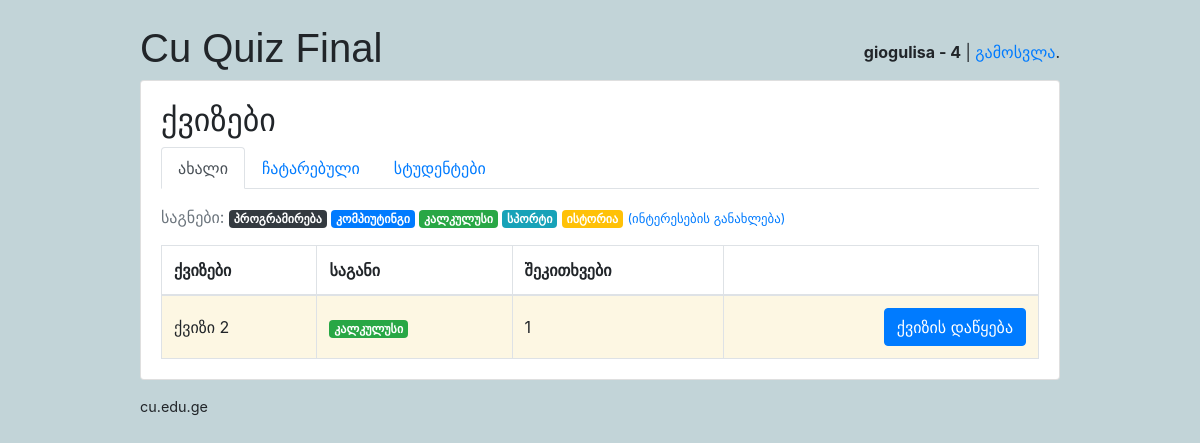
/students/ (signed in), run on an earlier commit of the app's database.
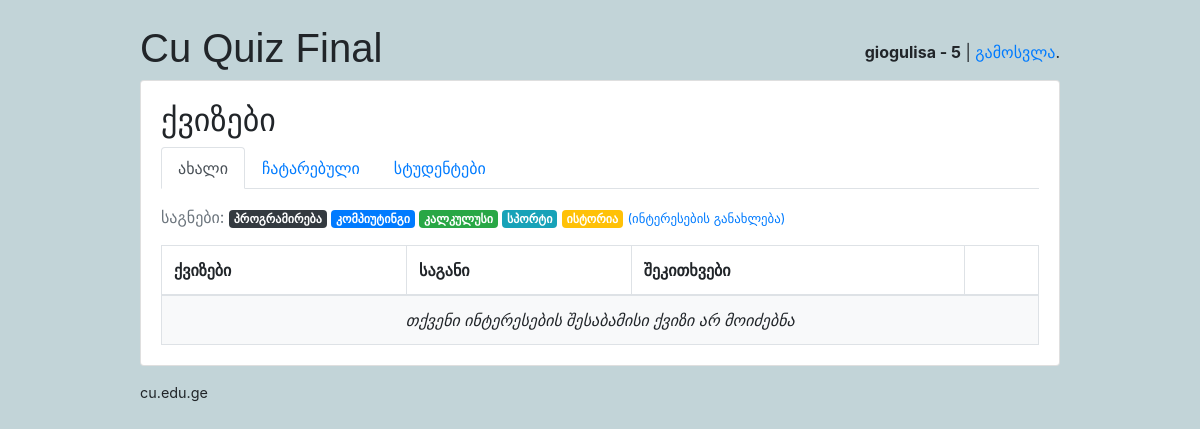
And on a later commit of the database.
### classroom/models.py (models this page shows, shortened)
class User(AbstractUser):
    is_student = models.BooleanField(default=False)
    is_teacher = models.BooleanField(default=False)
    username = models.CharField(error_messages={'unique': 'მომხმარებლის სახელი დაკავებულია.'}, max_length=150, unique=True, verbose_name='მომხმარებლის სახელი')

class Student(models.Model):
    user = models.OneToOneField(User, on_delete=models.CASCADE, primary_key=True)
    quizzes = models.ManyToManyField(Quiz, through='TakenQuiz')
    interests = models.ManyToManyField(Subject, related_name='interested_students')
    score = models.IntegerField(default=0)

class Subject(models.Model):
    name = models.CharField(max_length=30)
    color = models.CharField(max_length=7, default='#007bff')
    def get_html_badge(self):
        name = escape(self.name)
        color = escape(self.color)
        html = '<span class="badge badge-primary" style="background-color: %s">%s</span>' % (color, name)
        return mark_safe(html)

class Quiz(models.Model):
    owner = models.ForeignKey(User, on_delete=models.CASCADE, related_name='quizzes')
    name = models.CharField("დასახელება", max_length=255)
    subject = models.ForeignKey(Subject, on_delete=models.CASCADE, verbose_name=u'საგანი',
                                related_name='quizzes')

### classroom/views/students.py (the view)
# urls.py: path('', students.QuizListView.as_view(), name='quiz_list'),
@method_decorator([login_required, student_required], name='dispatch')
class QuizListView(ListView):
    model = Quiz
    ordering = ('name',)
    context_object_name = 'quizzes'
    template_name = 'classroom/students/quiz_list.html'
    def get_queryset(self):
        student = self.request.user.student
        taken_quizzes = student.quizzes.values_list('pk', flat=True)
        queryset = Quiz.objects.exclude(pk__in=taken_quizzes) \
            .annotate(questions_count=Count('questions')) \
            .filter(questions_count__gt=0)
        return queryset
    def get_context_data(self, **kwargs):
        context = super().get_context_data(**kwargs)
        context['student_subjects'] = self.request.user.student.interests.values_list('pk', flat=True)
        return context

### classroom/templates/classroom/students/quiz_list.html (shortened to what this page needs)
{% extends 'base.html' %}
{% load static %}
{% block css %}
<link rel="stylesheet" type="text/css" href="{% static 'datatables/dataTables.bootstrap4.min.css' %}">
{% endblock %}
{% block content %}
  {% include 'classroom/students/_header.html' with active='new' %}
  <p class="text-muted">
    საგნები:{% for subject in user.student.interests.all %} {{ subject.get_html_badge }}{% endfor %}
    <a href="{% url 'students:student_interests' %}"><small>(ინტერესების განახლება)</small></a>
  </p>
  <table class="table table-bordered mb-0" id="tb_quizlist" >
    <thead>
      <tr>
        <th>ქვიზები</th>
        <th class="d-none d-sm-table-cell">საგანი</th>
        <th class="d-none d-sm-table-cell">შეკითხვები</th>
        <th></th>
      </tr>
    </thead>
    <tbody>
      {% for quiz in quizzes %}
        <tr{% if quiz.subject.id in student_subjects %} style="background: #fdf7e3"{%endif%}>
          <td class="align-middle">{{ quiz.name }}</td>
          <td class="align-middle d-none d-sm-table-cell">{{ quiz.subject.get_html_badge }}</td>
          <td class="align-middle d-none d-sm-table-cell">{{ quiz.questions_count }}</td>
          <td class="text-right" data-orderable="false">
            <a href="{% url 'students:take_quiz' quiz.pk %}" class="btn btn-primary">ქვიზის დაწყება</a>
          </td>
        </tr>
      {% empty %}
        <tr>
          <td class="bg-light text-center font-italic" colspan="4">თქვენი ინტერესების შესაბამისი ქვიზი არ მოიძებნა</td>
        </tr>
      {% endfor %}
    </tbody>
  </table>
{% endblock %}

### templates/base.html (shortened to what this page needs)
{% load static %}<!doctype html>
<html lang="en">
  <head>
    <link rel="stylesheet" href="{% static 'css/bootstrap.min.css' %}">
    <link rel="stylesheet" type="text/css" href="{% static 'css/app.css' %}">
    {% if user.is_authenticated and user.is_teacher %}
      <link rel="stylesheet" type="text/css" href="{% static 'css/teachers.css' %}">
    {% else %}
      <link rel="stylesheet" type="text/css" href="{% static 'css/students.css' %}">
    {% endif %}
    {% block css %}
    {% endblock %}
  </head>
  <body>
    <div class="container my-4">
      <div class="row justify-content-center">
        <div class="col-md-10 col-sm-12">
          <div class="row">
            <div class="col-6">
              <h1 class="logo">
                <a href="{% url 'home' %}">
                  Cu Quiz Final
                </a>
              </h1>
            </div>
            <div class="col-6 text-right">
              {% if user.is_authenticated %}
                <p class="pt-3"><strong>{{ user.username }}{% if user.is_student %} - {{user.student.score}}{% endif %}</strong> | <a href="{% url 'logout' %}">გამოსვლა</a>.</p>
              {% else %}
                <a href="{% url 'login' %}" class="btn btn-light" role="button">შესვლა</a>
                <a href="{% url 'signup' %}" class="btn btn-primary" role="button">რეგისტრაცია</a>
              {% endif %}
            </div>
          </div>
          <div class="card mb-3">
            <div class="card-body">
              {% block content %}
              {% endblock %}
            </div>
          </div>
          <footer>
            <a href="https://cu.edu.ge">cu.edu.ge</a>
          </footer>
        </div>
      </div>
    </div>
  </body>
</html>

What changed in the data, as far as the page shows it:
no longer on this page (row unchanged): Quiz: name "ქვიზი 2", subject.get_html_badge "კალკულუსი", questions_count "1"
changed User "giogulisa": student.score "4" → "5"
Also different on the page:
text now shown: "თქვენი ინტერესების შესაბამისი ქვიზი არ მოიძებნა"
